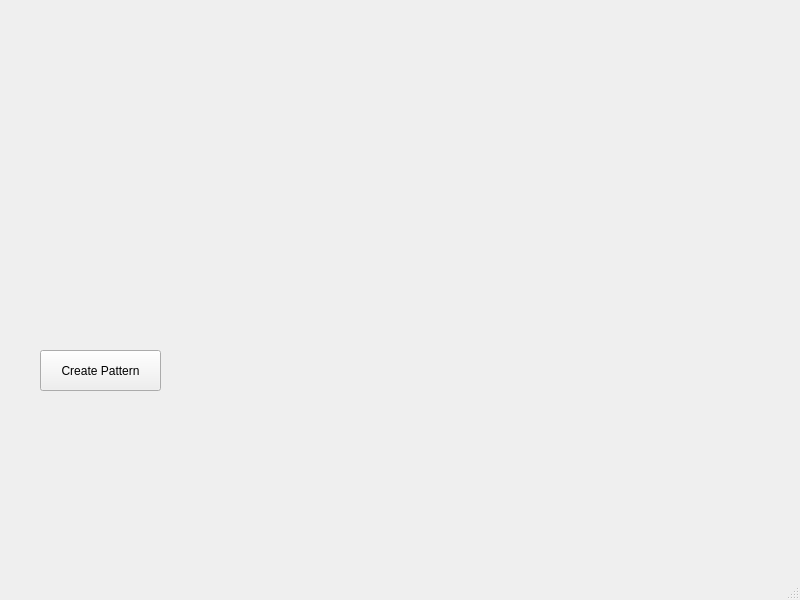
<?xml version="1.0" encoding="UTF-8"?>
<ui version="4.0">
 <class>MainWindow</class>
 <widget class="QMainWindow" name="MainWindow">
  <property name="geometry">
   <rect>
    <x>0</x>
    <y>0</y>
    <width>800</width>
    <height>600</height>
   </rect>
  </property>
  <property name="windowTitle">
   <string>MainWindow</string>
  </property>
  <widget class="QWidget" name="centralwidget">
   <widget class="QLabel" name="label">
    <property name="geometry">
     <rect>
      <x>0</x>
      <y>0</y>
      <width>500</width>
      <height>300</height>
     </rect>
    </property>
    <property name="text">
     <string/>
    </property>
   </widget>
   <widget class="QPushButton" name="pushButton">
    <property name="geometry">
     <rect>
      <x>40</x>
      <y>350</y>
      <width>121</width>
      <height>41</height>
     </rect>
    </property>
    <property name="text">
     <string>Create Pattern</string>
    </property>
   </widget>
  </widget>
  <widget class="QMenuBar" name="menubar">
   <property name="geometry">
    <rect>
     <x>0</x>
     <y>0</y>
     <width>800</width>
     <height>17</height>
    </rect>
   </property>
  </widget>
  <widget class="QStatusBar" name="statusbar"/>
 </widget>
 <resources/>
 <connections/>
</ui>
